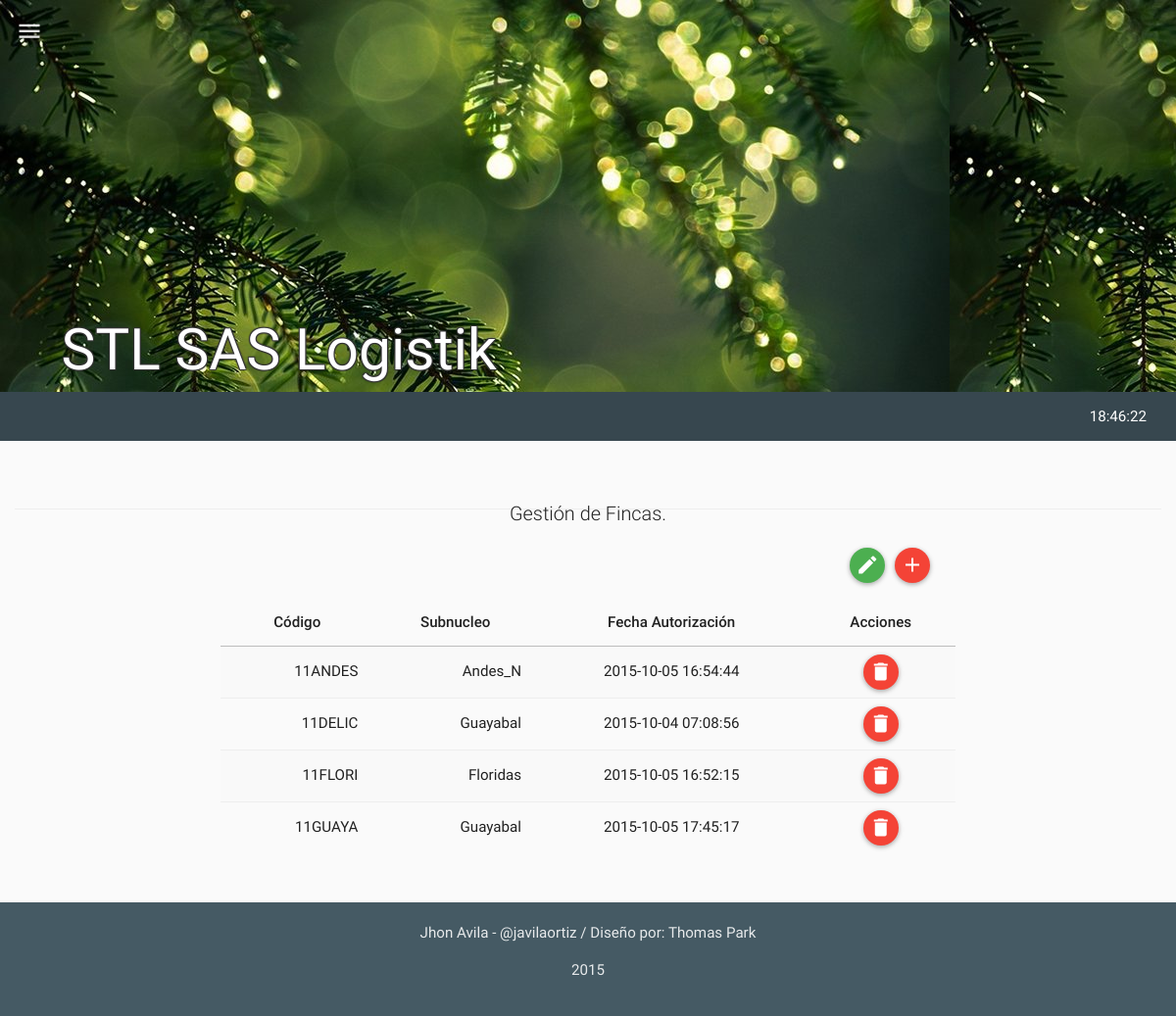
Screenshot of /mods/fincas/fincas.php (signed in) with the database file from the repository.
### tables this page shows
CREATE TABLE IF NOT EXISTS `tbl_fincas` (
  `fi_id` int(11) NOT NULL,
  `fi_codigo` varchar(10) NOT NULL,
  `fi_sn_id` int(11) NOT NULL,
  `fi_timestamp` timestamp NOT NULL DEFAULT CURRENT_TIMESTAMP ON UPDATE CURRENT_TIMESTAMP,
  `fi_created` int(11) NOT NULL,
  `fi_estado` int(11) NOT NULL
);

CREATE TABLE IF NOT EXISTS `tbl_subnucleos` (
  `sn_id` int(11) NOT NULL,
  `sn_subnucleo` varchar(60) NOT NULL,
  `sn_created` int(11) NOT NULL,
  `sn_timestamp` timestamp NOT NULL DEFAULT CURRENT_TIMESTAMP ON UPDATE CURRENT_TIMESTAMP,
  `sn_estado` int(11) NOT NULL
);

### php/db.php (called while the page is built, shortened)
<?php
class con {
    private $host = 'localhost';
    private $user = 'root';
    private $pass = '';
    public $type = 'mysql';
    private $db = "bd_stl_logistica";
    public $lid = 0;
    function connect() {
        $connect = $this->type.'_connect';
        if (!$this->lid = $connect($this->host, $this->user, $this->pass)) {
        }
		else {
			$sql = $this->type.'_select_db';
			if (!$baseconections = $sql($this->db,$this->lid)) {
				mysql_query("SET NAMES 'utf8'");
			}
		}
		return ($this->lid);
 	}
}
?>

### php/fincas.php (the view, shortened to what this page needs)
<?php
class fincas{
  function get_fincas(){
    $con = new con();
    $rt = new route();
    if(isset($_SESSION["ses_id"])){
      $qry='SELECT * FROM tbl_fincas
            INNER JOIN tbl_subnucleos ON sn_id = fi_sn_id
            WHERE fi_estado=1 ORDER BY fi_codigo ASC ';
      $res = mysql_query($qry);
      $item =" ";
      $script ="<script>$(document).ready(function(){";
      while($row_res = mysql_fetch_assoc($res)) {
        $item.='
              <tr>
                <td>'.$row_res["fi_codigo"].'</td>
                <td>'.$row_res["sn_subnucleo"].'</td>
                <td style="text-align:center;">'.$row_res["fi_timestamp"].'</td>
                <td style="text-align:center;">
                  <div id="del-button" onclick="borrar_finca('.$row_res["fi_id"].', this)" class="btn btn-floating-mini btn-danger" title="Borrar"><i class="md  md-delete"></i></div>
                </td>
              </tr>
        ';
        $script.='';
      }
      $script.='});</script>';
    }
    else{$rt->routing($rt->path("login"));}
    $html='
          <table class="table table-striped table-hover ">
            <thead>
              <tr>
                <th style="text-align:center;">Código</th>
                <th style="text-align:center;">Subnucleo</th>
                <th style="text-align:center;">Fecha Autorización</th>
                <th style="text-align:center;">Acciones</th>
              </tr>
            </thead>
            <tbody>
              '.$item.'
            </tbody>
          </table>
    ';
    return $script.$html;
  }
}
?>

### php/jslib.php (shortened to what this page needs)
<?php
class jslib{
	function get_css(){
		$css = '
			<link rel="stylesheet" href="../../lib/bootstrap.css" type="text/css">
			<link rel="stylesheet" href="../../lib/font.css" type="text/css">
			<link rel="stylesheet" href="../../lib/materia.css" type="text/css">
		';
		return $css;
	}
}
?>

### mods/fincas/fincas.php (shortened to what this page needs)
<?php
include('../../php/jslib.php');
include('../../php/app_menu.php');
include('../../php/fincas.php');
include('../../php/html_snippets.php');
$app_menu = new app_menu();
$html_snippet = new html_snippets();
$fincas = new fincas();
$libs = new jslib();
$css = $libs->get_css();
?>
<!DOCTYPE html>
<html lang="en">
  <head>
    <?php
      echo $css;
    ?>
  </head>
  <body class="mtr-grey-50">
    <nav id="topbar" class="toolbar toolbar-expanded mtr-light-blue-800">
      <div class="container-fluid header-title">
        <div class="row">
          <div class="col-sm-12">STL SAS Logistik</div>
        </div>
      </div>
    </nav>
    <nav class="toolbar toolbar-fixed">
      <div class="container-fluid">
        <div class="toolbar-header">
          <a  id="headerToggle" href="#" class="menu-toggle" data-ripple-centered="true" data-ripple-color="#fff">
            <i class="md md-menu"></i>
          </a>
        </div>
      </div>
    </nav>
        <?php echo $app_menu->build_menu(); ?>
    <div class="container-fluid">
      <div class="page-header" id="banner">
          <div class="col-sm-12 text-center">
            <p class="lead">Gestión de Fincas.</p>
            <div class="col-sm-12 text-right">
            <div class="col-lg-5"></div>
            <div class="col-lg-5">
              <div id='edt-button' class="btn btn-floating-mini btn-success" title="Modificar Fincas"><i class="md md-edit"></i></div>
              <div id='add-button' class='btn btn-floating-mini btn-danger' title="Nuevo"><i class='md md-add'></i></div>
            </div>
            <div class="col-lg-2">
            </div>
          </div>
          <div class="row">
             <div class="col-sm-2 text-right"></div>
             <div class="col-sm-8 text-right">
                <p><?php echo $fincas->get_fincas(); ?></p>
             </div>
             <div class="col-sm-2 text-right"></div>
          </div>
        </div>
      </div>
    </div>
<?php echo $html_snippet->load_footer(); ?>
  </body>
</html>

### php/app_menu.php (shortened to what this page needs)
<?php
class app_menu{
  function build_menu(){
    $con = new con();
    $rt = new route();
    if(isset($_SESSION["ses_id"])){
      $qry='SELECT * FROM tbl_modulos AS M
            INNER JOIN tbl_usuarios AS U
            INNER JOIN tbl_permisos AS P
            INNER JOIN tbl_per_x_usu AS PxU
            INNER JOIN tbl_permisos_x_modulo AS PxM
            WHERE M.mo_id = PxM.pxm_mo_id
            AND PxM.pxm_pe_id = P.pe_id
            AND P.pe_id = PxU.pxu_pe_id
            AND PxU.pxu_us_id = U.us_id
            AND U.us_id = '.$_SESSION["ses_id"];
      $res = mysql_query($qry);
      $menuitem =" ";
      $script ="<script>$(document).ready(function(){";
      $script.='});</script>';
    }
    else{$rt->routing($rt->path("login"));}
    $html='
            <nav class="navbar navbar-inverse">
              <div class="container-fluid">
                <div class="navbar-header">
                  <button type="button" class="navbar-toggle collapsed" data-toggle="collapse" data-target="#bs-example-navbar-collapse-2">
                    <span class="sr-only">Toggle navigation</span>
                    <span class="icon-bar"></span>
                    <span class="icon-bar"></span>
                    <span class="icon-bar"></span>
                  </button>
                </div>
                <div class="collapse navbar-collapse" id="bs-example-navbar-collapse-2">
                  <ul class="nav navbar-nav">
                  '.$menuitem.'
                  </ul>
                  <ul class="nav navbar-nav navbar-right">
                    <li><a href="#" id="reloj">fecha / hora</a></li>
                  </ul>
                </div>
              </div>
            </nav>
    ';
    return $script.$html;
  }
}
?>

### php/html_snippets.php (shortened to what this page needs)
<?php
class html_snippets{
	function load_footer (){
		$html = '
		<footer class="container-fluid mtr-blue-grey-700">
	      <div class="row text-center">
	        <div class="col-sm-12">
	          <p>
	          	<a href="https://co.linkedin.com/in/javilaortiz" rel="nofollow">Jhon Avila</a>
	          	-
	          	<a href="https://twitter.com/javilaortiz">@javilaortiz</a>
	          	/
	          	Diseño por: <a href="http://thomaspark.me" rel="nofollow">Thomas Park</a</p>
	          <p>2015</p>
	        </div>
	      </div>
	    </footer>';
	    return $html;
	}
}
?>

### rows the page displays
tbl_fincas: fi_codigo "11ANDES", tbl_subnucleos.sn_subnucleo "Andes_N", fi_timestamp "2015-10-05 16:54:44"
tbl_fincas: fi_codigo "11DELIC", tbl_subnucleos.sn_subnucleo "Guayabal", fi_timestamp "2015-10-04 07:08:56"
tbl_fincas: fi_codigo "11FLORI", tbl_subnucleos.sn_subnucleo "Floridas", fi_timestamp "2015-10-05 16:52:15"
tbl_fincas: fi_codigo "11GUAYA", tbl_subnucleos.sn_subnucleo "Guayabal", fi_timestamp "2015-10-05 17:45:17"
